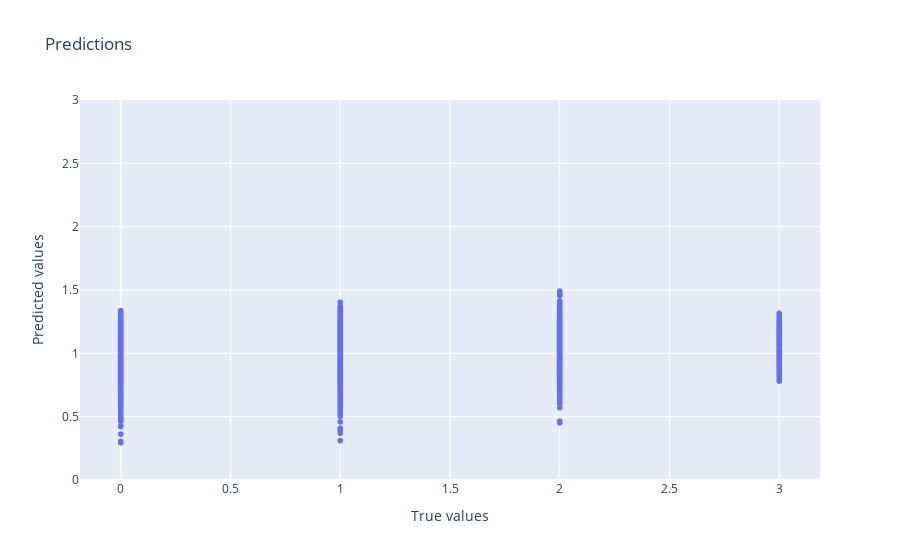

Write notebook code for a chart like this one.
### Code cell
# Create a scatter plot of the predictions
fig = px.scatter(x=y_test, y=unrounded_predictions, title='Predictions')

# Set the range of the y-axis to 0-4
fig.update_yaxes(range=[0, 3])

# Set the labels for the x-axis and y-axis
fig.update_layout(xaxis_title='True values', yaxis_title='Predicted values')

# Show the plot
fig.show()

### Figure 1 — Plotly figure (JSON) as saved in the notebook; plotly's stock layout.template omitted (floating-point values rounded to 4 significant figures; data arrays with more than 128 entries replaced by an {"elided": "..."} marker saying what was removed)
{"data": [{"hovertemplate": "x=%{x}<br>y=%{y}<extra></extra>", "legendgroup": "", "marker": {"color": "#636efa", "symbol": "circle"}, "mode": "markers", "name": "", "showlegend": false, "type": "scattergl", "x": {"elided": "20122 int values"}, "xaxis": "x", "y": {"elided": "20122 float values"}, "yaxis": "y"}], "layout": {"legend": {"tracegroupgap": 0}, "title": {"text": "Predictions"}, "xaxis": {"anchor": "y", "domain": [0, 1], "title": {"text": "True values"}}, "yaxis": {"anchor": "x", "domain": [0, 1], "range": [0, 3], "title": {"text": "Predicted values"}}}}
